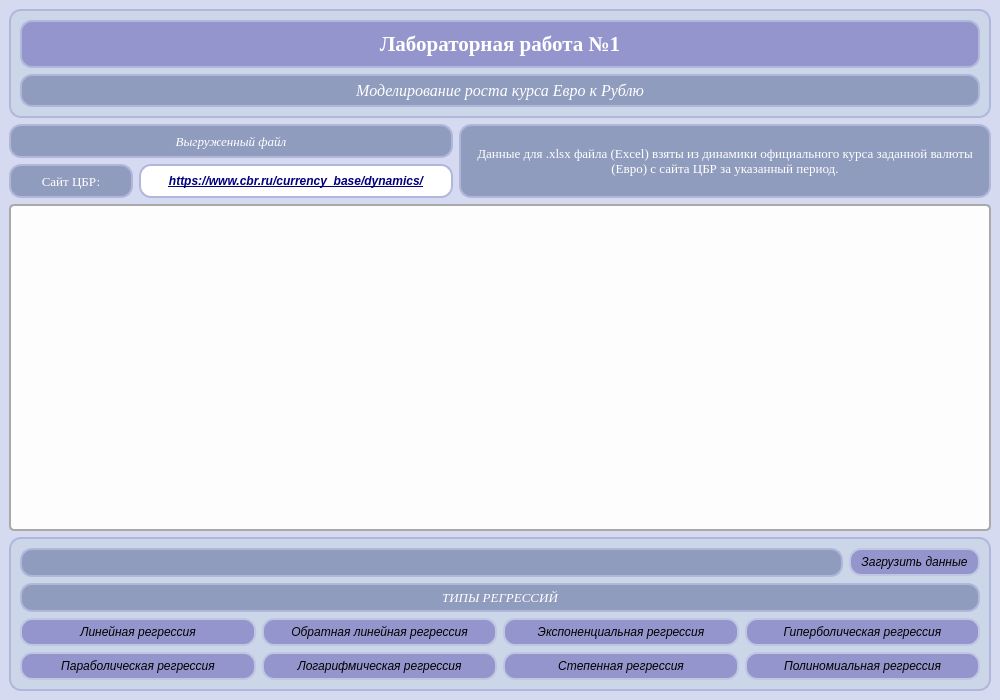
<?xml version="1.0" encoding="UTF-8"?>
<ui version="4.0">
 <class>MainWindow</class>
 <widget class="QMainWindow" name="MainWindow">
  <property name="geometry">
   <rect>
    <x>0</x>
    <y>0</y>
    <width>1000</width>
    <height>700</height>
   </rect>
  </property>
  <property name="minimumSize">
   <size>
    <width>1000</width>
    <height>700</height>
   </size>
  </property>
  <property name="windowTitle">
   <string>4199 Горшков Ан. О. Лабораторная работа №1</string>
  </property>
  <property name="styleSheet">
   <string notr="true">QMainWindow{
	 background-color: rgb(213, 218, 241);
}</string>
  </property>
  <widget class="QWidget" name="centralwidget">
   <property name="styleSheet">
    <string notr="true"/>
   </property>
   <layout class="QGridLayout" name="gridLayout_4">
    <item row="0" column="0">
     <widget class="QFrame" name="frame_title">
      <property name="styleSheet">
       <string notr="true">QFrame {
	background-color: #CCD6E9;
	border: 2px solid #B1B6DB;
	border-radius: 12px;
}</string>
      </property>
      <property name="frameShape">
       <enum>QFrame::Shape::StyledPanel</enum>
      </property>
      <property name="frameShadow">
       <enum>QFrame::Shadow::Raised</enum>
      </property>
      <layout class="QGridLayout" name="gridLayout">
       <item row="1" column="0">
        <widget class="QLabel" name="label_Task">
         <property name="font">
          <font>
           <family>Times New Roman</family>
           <pointsize>12</pointsize>
           <italic>true</italic>
          </font>
         </property>
         <property name="styleSheet">
          <string notr="true">QLabel {
	background-color: #909CBE;
	color: white;
	border: 2px solid #B1B6DB;
	border-radius: 12px;
	padding: 5px 10px;
}</string>
         </property>
         <property name="text">
          <string>Моделирование роста курса Евро к Рублю</string>
         </property>
         <property name="alignment">
          <set>Qt::AlignmentFlag::AlignCenter</set>
         </property>
        </widget>
       </item>
       <item row="0" column="0">
        <widget class="QLabel" name="label_Laba1">
         <property name="font">
          <font>
           <family>Times New Roman</family>
           <pointsize>16</pointsize>
           <italic>false</italic>
           <bold>true</bold>
          </font>
         </property>
         <property name="styleSheet">
          <string notr="true">QLabel {
	background-color: #9595CD;
	background: qlineargradient(
        x1:0, y1:0, x2:1, y2:1,
        stop:0 #3498DB,		  
        stop:1 #9B59B6			
    );
	color: white;
	border: 2px solid #B1B6DB;
	border-radius: 12px;
	padding: 10px 10px;
}</string>
         </property>
         <property name="text">
          <string>Лабораторная работа №1</string>
         </property>
         <property name="alignment">
          <set>Qt::AlignmentFlag::AlignCenter</set>
         </property>
        </widget>
       </item>
      </layout>
     </widget>
    </item>
    <item row="1" column="0">
     <layout class="QGridLayout" name="gridLayout_3">
      <item row="0" column="2" rowspan="2">
       <widget class="QLabel" name="label_info">
        <property name="font">
         <font>
          <family>Times New Roman</family>
          <pointsize>10</pointsize>
          <italic>false</italic>
         </font>
        </property>
        <property name="cursor">
         <cursorShape>ArrowCursor</cursorShape>
        </property>
        <property name="styleSheet">
         <string notr="true">QLabel {
	background-color: #909CBE;
	color: #ffffff;
	border: 2px solid #B1B6DB;
	border-radius: 12px;
	padding: 5px 10px;
}</string>
        </property>
        <property name="frameShadow">
         <enum>QFrame::Shadow::Plain</enum>
        </property>
        <property name="text">
         <string>Данные для .xlsx файла (Excel) взяты из динамики официального курса заданной валюты (Евро) с сайта ЦБР за указанный период.</string>
        </property>
        <property name="alignment">
         <set>Qt::AlignmentFlag::AlignCenter</set>
        </property>
        <property name="wordWrap">
         <bool>true</bool>
        </property>
        <property name="textInteractionFlags">
         <set>Qt::TextInteractionFlag::NoTextInteraction</set>
        </property>
       </widget>
      </item>
      <item row="1" column="0">
       <widget class="QLabel" name="label_info_link">
        <property name="font">
         <font>
          <family>Times New Roman</family>
          <pointsize>10</pointsize>
          <italic>false</italic>
         </font>
        </property>
        <property name="cursor">
         <cursorShape>ArrowCursor</cursorShape>
        </property>
        <property name="styleSheet">
         <string notr="true">QLabel {
	background-color: #909CBE;
	color: #ffffff;
	border: 2px solid #B1B6DB;
	border-radius: 12px;
	padding: 5px 10px;
	max-width: 100px;
}</string>
        </property>
        <property name="frameShadow">
         <enum>QFrame::Shadow::Plain</enum>
        </property>
        <property name="text">
         <string>Сайт ЦБР:</string>
        </property>
        <property name="alignment">
         <set>Qt::AlignmentFlag::AlignCenter</set>
        </property>
        <property name="wordWrap">
         <bool>true</bool>
        </property>
        <property name="textInteractionFlags">
         <set>Qt::TextInteractionFlag::NoTextInteraction</set>
        </property>
       </widget>
      </item>
      <item row="1" column="1">
       <widget class="QLabel" name="label_link">
        <property name="font">
         <font>
          <family>Segoe UI</family>
          <pointsize>9</pointsize>
          <italic>true</italic>
          <underline>true</underline>
          <fontweight>ExtraBold</fontweight>
         </font>
        </property>
        <property name="cursor">
         <cursorShape>IBeamCursor</cursorShape>
        </property>
        <property name="styleSheet">
         <string notr="true">QLabel {
    background-color: rgb(255, 255, 255);
	color: rgb(0, 0, 127);
    font-family: &quot;Segoe UI&quot;;
    font-size: 9pt;
    font-weight: 800;
    padding: 5px;
	max-width: 300px;
	border: 2px solid #B1B6DB;
	border-radius: 12px;
}
</string>
        </property>
        <property name="frameShadow">
         <enum>QFrame::Shadow::Plain</enum>
        </property>
        <property name="text">
         <string>https://www.cbr.ru/currency_base/dynamics/</string>
        </property>
        <property name="alignment">
         <set>Qt::AlignmentFlag::AlignCenter</set>
        </property>
        <property name="wordWrap">
         <bool>true</bool>
        </property>
        <property name="textInteractionFlags">
         <set>Qt::TextInteractionFlag::TextSelectableByMouse</set>
        </property>
       </widget>
      </item>
      <item row="0" column="0" colspan="2">
       <widget class="QLabel" name="label_uploadedFile">
        <property name="font">
         <font>
          <family>Times New Roman</family>
          <pointsize>10</pointsize>
          <italic>true</italic>
         </font>
        </property>
        <property name="styleSheet">
         <string notr="true">QLabel {
	background-color: #909CBE;
	color: white;
	border: 2px solid #B1B6DB;
	border-radius: 12px;
	padding: 5px 10px;
}</string>
        </property>
        <property name="text">
         <string>Выгруженный файл</string>
        </property>
        <property name="alignment">
         <set>Qt::AlignmentFlag::AlignCenter</set>
        </property>
       </widget>
      </item>
     </layout>
    </item>
    <item row="2" column="0">
     <widget class="QTableView" name="tableView_TableData">
      <property name="sizePolicy">
       <sizepolicy hsizetype="Preferred" vsizetype="Expanding">
        <horstretch>0</horstretch>
        <verstretch>0</verstretch>
       </sizepolicy>
      </property>
      <property name="styleSheet">
       <string notr="true">QTableView { 
	background-color: #fdfdfd; 
	alternate-background-color: #f0f4f8; 
	gridline-color: #d1dbe5; font: 10pt &quot;Segoe UI&quot;; 
	color: #102a43;
	border: 2px solid darkgray;
	border-radius: 5px;
} 
QHeaderView::section { 
	background-color: #9334ff; 
	color: white; 
	padding: 4px; 
	border: 1px solid #6925b6; 
	font-weight: bold;
	text-align: center;
} 
QTableView::item:selected { 
 	background-color: #93c5fd;
	color: #0c1a2c; 
} 
QTableView::item:hover 
{ 
	background-color: #dbeafe; 
}</string>
      </property>
      <property name="frameShadow">
       <enum>QFrame::Shadow::Raised</enum>
      </property>
      <property name="editTriggers">
       <set>QAbstractItemView::EditTrigger::NoEditTriggers</set>
      </property>
      <property name="alternatingRowColors">
       <bool>true</bool>
      </property>
      <property name="showGrid">
       <bool>true</bool>
      </property>
      <property name="gridStyle">
       <enum>Qt::PenStyle::DashLine</enum>
      </property>
      <attribute name="horizontalHeaderCascadingSectionResizes">
       <bool>false</bool>
      </attribute>
      <attribute name="horizontalHeaderStretchLastSection">
       <bool>false</bool>
      </attribute>
     </widget>
    </item>
    <item row="3" column="0">
     <widget class="QFrame" name="frame_Work">
      <property name="styleSheet">
       <string notr="true">QFrame {
	background-color: #CCD6E9;
	border: 2px solid #B1B6DB;
	border-radius: 12px;
}</string>
      </property>
      <property name="frameShape">
       <enum>QFrame::Shape::StyledPanel</enum>
      </property>
      <property name="frameShadow">
       <enum>QFrame::Shadow::Raised</enum>
      </property>
      <layout class="QGridLayout" name="gridLayout_2">
       <item row="3" column="0" colspan="2">
        <widget class="QLabel" name="label_TypesOfRegressions">
         <property name="font">
          <font>
           <family>Times New Roman</family>
           <pointsize>10</pointsize>
           <italic>true</italic>
          </font>
         </property>
         <property name="styleSheet">
          <string notr="true">QLabel {
	background-color: #909CBE;
	color: white;
	border: 2px solid #B1B6DB;
	border-radius: 12px;
	padding: 5px 10px;
}</string>
         </property>
         <property name="text">
          <string>ТИПЫ РЕГРЕССИЙ</string>
         </property>
         <property name="alignment">
          <set>Qt::AlignmentFlag::AlignCenter</set>
         </property>
        </widget>
       </item>
       <item row="4" column="0" colspan="2">
        <layout class="QHBoxLayout" name="horizontalLayout_Regressions">
         <item>
          <layout class="QVBoxLayout" name="verticalLayout_Block1">
           <item>
            <widget class="QPushButton" name="pushButton_LinearReg">
             <property name="sizePolicy">
              <sizepolicy hsizetype="Preferred" vsizetype="Fixed">
               <horstretch>0</horstretch>
               <verstretch>0</verstretch>
              </sizepolicy>
             </property>
             <property name="font">
              <font>
               <italic>true</italic>
              </font>
             </property>
             <property name="cursor">
              <cursorShape>PointingHandCursor</cursorShape>
             </property>
             <property name="styleSheet">
              <string notr="true">QPushButton {
	color: #000000;
    background-color: #9595CD; 
    border-radius: 12px; 
    border: 2px solid #BFC6E2;
    padding: 5px 10px;
}

QPushButton:hover {
    background-color: #AA55FF; 
}

QPushButton:pressed {
    background-color: #7B79AE;
}
</string>
             </property>
             <property name="text">
              <string>Линейная регрессия</string>
             </property>
            </widget>
           </item>
           <item>
            <widget class="QPushButton" name="pushButton_ParabReg">
             <property name="sizePolicy">
              <sizepolicy hsizetype="Preferred" vsizetype="Fixed">
               <horstretch>0</horstretch>
               <verstretch>0</verstretch>
              </sizepolicy>
             </property>
             <property name="font">
              <font>
               <italic>true</italic>
              </font>
             </property>
             <property name="cursor">
              <cursorShape>PointingHandCursor</cursorShape>
             </property>
             <property name="styleSheet">
              <string notr="true">QPushButton {
	color: #000000;
    background-color: #9595CD; 
    border-radius: 12px; 
    border: 2px solid #BFC6E2;
    padding: 5px 10px;
}

QPushButton:hover {
    background-color: #AA55FF; 
}

QPushButton:pressed {
    background-color: #7B79AE;
}
</string>
             </property>
             <property name="text">
              <string>Параболическая регрессия</string>
             </property>
            </widget>
           </item>
          </layout>
         </item>
         <item>
          <layout class="QVBoxLayout" name="verticalLayout_Block2">
           <item>
            <widget class="QPushButton" name="pushButton_InverseLinearReg">
             <property name="sizePolicy">
              <sizepolicy hsizetype="Preferred" vsizetype="Fixed">
               <horstretch>0</horstretch>
               <verstretch>0</verstretch>
              </sizepolicy>
             </property>
             <property name="font">
              <font>
               <italic>true</italic>
              </font>
             </property>
             <property name="cursor">
              <cursorShape>PointingHandCursor</cursorShape>
             </property>
             <property name="styleSheet">
              <string notr="true">QPushButton {
	color: #000000;
    background-color: #9595CD; 
    border-radius: 12px; 
    border: 2px solid #BFC6E2;
    padding: 5px 10px;
}

QPushButton:hover {
    background-color: #AA55FF; 
}

QPushButton:pressed {
    background-color: #7B79AE;
}
</string>
             </property>
             <property name="text">
              <string>Обратная линейная регрессия</string>
             </property>
            </widget>
           </item>
           <item>
            <widget class="QPushButton" name="pushButton_LogReg">
             <property name="sizePolicy">
              <sizepolicy hsizetype="Preferred" vsizetype="Fixed">
               <horstretch>0</horstretch>
               <verstretch>0</verstretch>
              </sizepolicy>
             </property>
             <property name="font">
              <font>
               <italic>true</italic>
              </font>
             </property>
             <property name="cursor">
              <cursorShape>PointingHandCursor</cursorShape>
             </property>
             <property name="styleSheet">
              <string notr="true">QPushButton {
	color: #000000;
    background-color: #9595CD; 
    border-radius: 12px; 
    border: 2px solid #BFC6E2;
    padding: 5px 10px;
}

QPushButton:hover {
    background-color: #AA55FF; 
}

QPushButton:pressed {
    background-color: #7B79AE;
}
</string>
             </property>
             <property name="text">
              <string>Логарифмическая регрессия</string>
             </property>
            </widget>
           </item>
          </layout>
         </item>
         <item>
          <layout class="QVBoxLayout" name="verticalLayout_Block3">
           <item>
            <widget class="QPushButton" name="pushButton_ExpReg">
             <property name="sizePolicy">
              <sizepolicy hsizetype="Preferred" vsizetype="Fixed">
               <horstretch>0</horstretch>
               <verstretch>0</verstretch>
              </sizepolicy>
             </property>
             <property name="font">
              <font>
               <italic>true</italic>
              </font>
             </property>
             <property name="cursor">
              <cursorShape>PointingHandCursor</cursorShape>
             </property>
             <property name="styleSheet">
              <string notr="true">QPushButton {
	color: #000000;
    background-color: #9595CD; 
    border-radius: 12px; 
    border: 2px solid #BFC6E2;
    padding: 5px 10px;
}

QPushButton:hover {
    background-color: #AA55FF; 
}

QPushButton:pressed {
    background-color: #7B79AE;
}
</string>
             </property>
             <property name="text">
              <string>Экспоненциальная регрессия</string>
             </property>
            </widget>
           </item>
           <item>
            <widget class="QPushButton" name="pushButton_PowerReg">
             <property name="sizePolicy">
              <sizepolicy hsizetype="Preferred" vsizetype="Fixed">
               <horstretch>0</horstretch>
               <verstretch>0</verstretch>
              </sizepolicy>
             </property>
             <property name="font">
              <font>
               <italic>true</italic>
              </font>
             </property>
             <property name="cursor">
              <cursorShape>PointingHandCursor</cursorShape>
             </property>
             <property name="styleSheet">
              <string notr="true">QPushButton {
	color: #000000;
    background-color: #9595CD; 
    border-radius: 12px; 
    border: 2px solid #BFC6E2;
    padding: 5px 10px;
}

QPushButton:hover {
    background-color: #AA55FF; 
}

QPushButton:pressed {
    background-color: #7B79AE;
}
</string>
             </property>
             <property name="text">
              <string>Степенная регрессия</string>
             </property>
            </widget>
           </item>
          </layout>
         </item>
         <item>
          <layout class="QVBoxLayout" name="verticalLayout_Block4">
           <item>
            <widget class="QPushButton" name="pushButton_HyperReg">
             <property name="sizePolicy">
              <sizepolicy hsizetype="Preferred" vsizetype="Fixed">
               <horstretch>0</horstretch>
               <verstretch>0</verstretch>
              </sizepolicy>
             </property>
             <property name="font">
              <font>
               <italic>true</italic>
              </font>
             </property>
             <property name="cursor">
              <cursorShape>PointingHandCursor</cursorShape>
             </property>
             <property name="styleSheet">
              <string notr="true">QPushButton {
	color: #000000;
    background-color: #9595CD; 
    border-radius: 12px; 
    border: 2px solid #BFC6E2;
    padding: 5px 10px;
}

QPushButton:hover {
    background-color: #AA55FF; 
}

QPushButton:pressed {
    background-color: #7B79AE;
}
</string>
             </property>
             <property name="text">
              <string>Гиперболическая регрессия</string>
             </property>
            </widget>
           </item>
           <item>
            <widget class="QPushButton" name="pushButton_PolynomReg">
             <property name="sizePolicy">
              <sizepolicy hsizetype="Preferred" vsizetype="Fixed">
               <horstretch>0</horstretch>
               <verstretch>0</verstretch>
              </sizepolicy>
             </property>
             <property name="font">
              <font>
               <italic>true</italic>
              </font>
             </property>
             <property name="cursor">
              <cursorShape>PointingHandCursor</cursorShape>
             </property>
             <property name="styleSheet">
              <string notr="true">QPushButton {
	color: #000000;
    background-color: #9595CD; 
    border-radius: 12px; 
    border: 2px solid #BFC6E2;
    padding: 5px 10px;
}

QPushButton:hover {
    background-color: #AA55FF; 
}

QPushButton:pressed {
    background-color: #7B79AE;
}
</string>
             </property>
             <property name="text">
              <string>Полиномиальная регрессия</string>
             </property>
            </widget>
           </item>
          </layout>
         </item>
        </layout>
       </item>
       <item row="2" column="1">
        <widget class="QPushButton" name="pushButton_loadFile">
         <property name="sizePolicy">
          <sizepolicy hsizetype="Fixed" vsizetype="Fixed">
           <horstretch>0</horstretch>
           <verstretch>0</verstretch>
          </sizepolicy>
         </property>
         <property name="font">
          <font>
           <italic>true</italic>
          </font>
         </property>
         <property name="cursor">
          <cursorShape>PointingHandCursor</cursorShape>
         </property>
         <property name="styleSheet">
          <string notr="true">QPushButton {
	color: #000000;
    background-color: #9595CD; 
    border-radius: 12px; 
    border: 2px solid #BFC6E2;
    padding: 5px 10px;
}

QPushButton:hover {
    background-color: #AA55FF; 
}

QPushButton:pressed {
    background-color: #7B79AE;
}
</string>
         </property>
         <property name="text">
          <string>Загрузить данные</string>
         </property>
        </widget>
       </item>
       <item row="2" column="0">
        <widget class="QLabel" name="label_FilePath">
         <property name="font">
          <font>
           <family>Times New Roman</family>
           <pointsize>10</pointsize>
           <italic>false</italic>
          </font>
         </property>
         <property name="cursor">
          <cursorShape>ArrowCursor</cursorShape>
         </property>
         <property name="styleSheet">
          <string notr="true">QLabel {
	background-color: #909CBE;
	color: white;
	border: 2px solid #B1B6DB;
	border-radius: 12px;
	padding: 5px 10px;
}</string>
         </property>
         <property name="text">
          <string/>
         </property>
         <property name="alignment">
          <set>Qt::AlignmentFlag::AlignCenter</set>
         </property>
         <property name="textInteractionFlags">
          <set>Qt::TextInteractionFlag::LinksAccessibleByMouse|Qt::TextInteractionFlag::TextSelectableByMouse</set>
         </property>
        </widget>
       </item>
      </layout>
     </widget>
    </item>
   </layout>
  </widget>
 </widget>
 <resources/>
 <connections/>
</ui>
